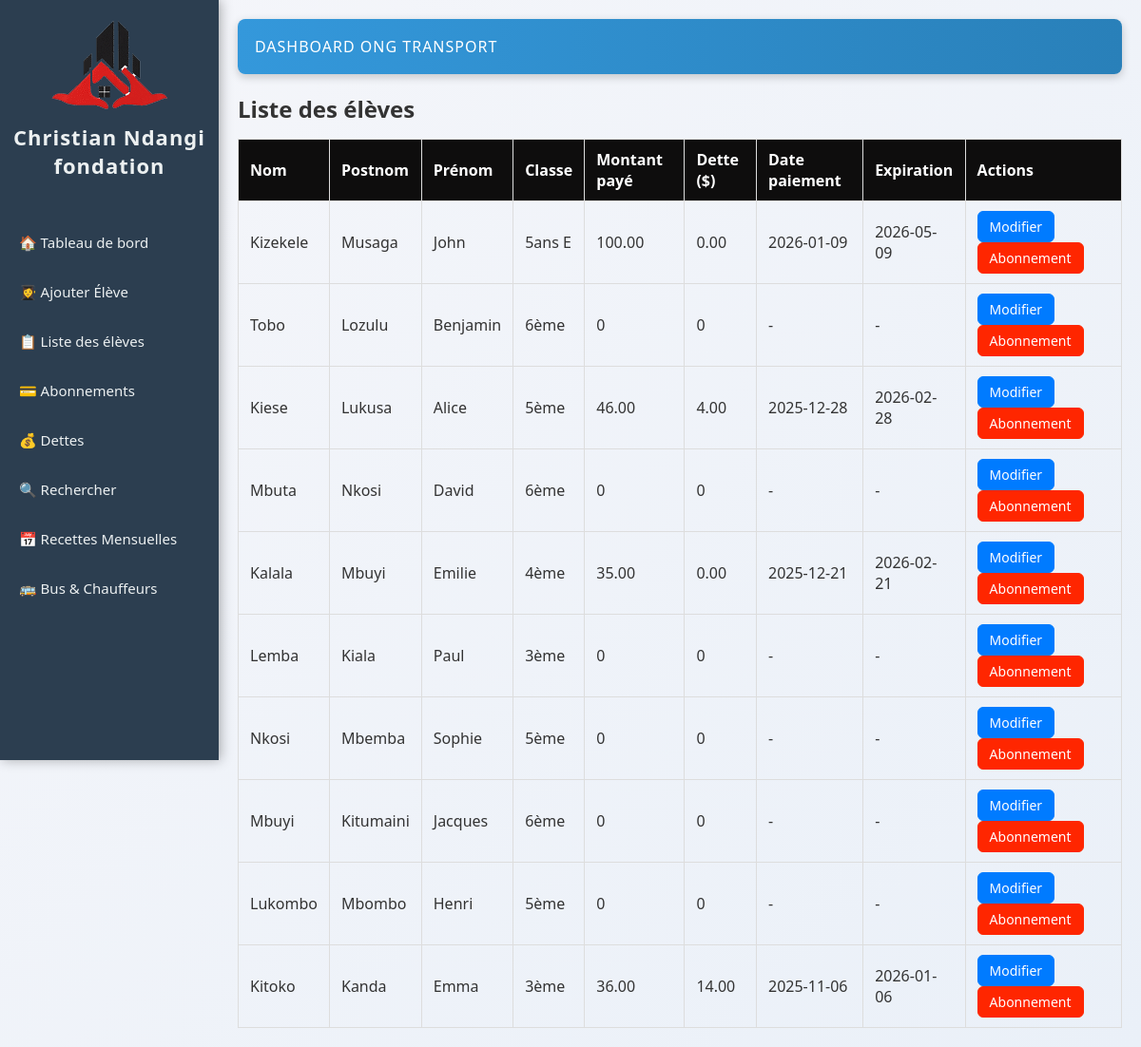
Page /.history/index_20251113113057.php on the earlier database version.
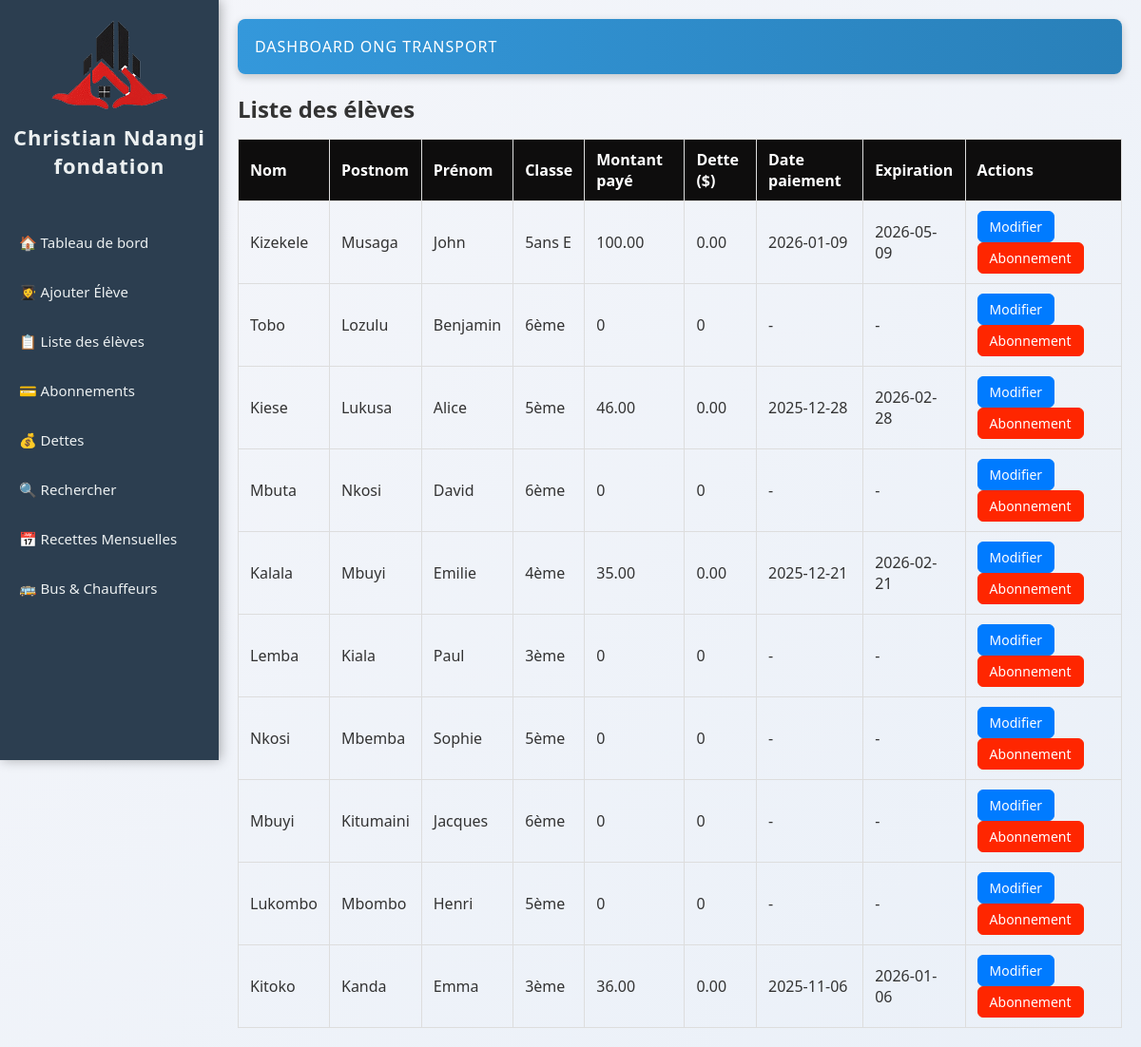
Same page on the later database version.
### tables this page shows
CREATE TABLE `abonnements` (
  `id` int(11) NOT NULL AUTO_INCREMENT,
  `eleve_id` int(11) NOT NULL,
  `montant` decimal(10,2) NOT NULL,
  `date_paiement` date NOT NULL,
  `date_expiration` date NOT NULL,
  `dette` decimal(10,2) DEFAULT 0.00,
  PRIMARY KEY (`id`),
  KEY `eleve_id` (`eleve_id`),
  CONSTRAINT `abonnements_ibfk_1` FOREIGN KEY (`eleve_id`) REFERENCES `eleves` (`id`) ON DELETE CASCADE
);

CREATE TABLE `eleves` (
  `id` int(11) NOT NULL AUTO_INCREMENT,
  `nom` varchar(50) NOT NULL,
  `postnom` varchar(50) DEFAULT NULL,
  `prenom` varchar(50) NOT NULL,
  `avenue` varchar(100) DEFAULT NULL,
  `quartier` enum('Salongo','Gombele','Madrendele') DEFAULT NULL,
  `commune` enum('Lemba','Matete','Ngaba') DEFAULT NULL,
  `ecole` varchar(100) DEFAULT NULL,
  `cycle` enum('Maternelle','Primaire','Secondaire','Humanité') DEFAULT NULL,
  `classe` varchar(50) DEFAULT NULL,
  `age` int(11) DEFAULT NULL,
  `sexe` enum('M','F') DEFAULT NULL,
  `point_arret` enum('Kamutsha','Kilidja','Garage','Igota Nzambi','Musudja','Station Salongo','Route ByPass','Route Biangana') DEFAULT NULL,
  `parent_nom` varchar(100) DEFAULT NULL,
  `parent_tel` varchar(10) DEFAULT NULL,
  `date_ajout` datetime DEFAULT current_timestamp(),
  PRIMARY KEY (`id`)
);

### .history/index_20251113113057.php (the view, shortened to what this page needs)
<?php
require 'db/database.php';
$stmt = $pdo->query("
    SELECT e.*,
           a.montant, a.date_paiement, a.date_expiration, a.dette
    FROM eleves e
    LEFT JOIN abonnements a ON e.id = a.eleve_id
    ORDER BY e.date_ajout DESC
");
$eleves = $stmt->fetchAll(PDO::FETCH_ASSOC);
?>
<!DOCTYPE html>
<html lang="fr">
<head>
    <link rel="stylesheet" href="css/style.css">
</head>
<body>
    <?php include 'sidebar.php'; ?>
    <div class="main-content">
        <header>Dashboard ONG Transport</header>
        <h2>Liste des élèves</h2>
        <table>
            <tr>
                <th>Nom</th>
                <th>Postnom</th>
                <th>Prénom</th>
                <th>Classe</th>
                <th>Montant payé</th>
                <th>Dette ($)</th>
                <th>Date paiement</th>
                <th>Expiration</th>
                <th>Actions</th>
            </tr>
            <?php if (!empty($eleves)): ?>
                <?php foreach($eleves as $e): ?>
                <tr>
                    <td><?= htmlspecialchars($e['nom']) ?></td>
                    <td><?= htmlspecialchars($e['postnom']) ?></td>
                    <td><?= htmlspecialchars($e['prenom']) ?></td>
                    <td><?= htmlspecialchars($e['classe']) ?></td>
                    <td><?= $e['montant'] ?? 0 ?></td>
                    <td><?= $e['dette'] ?? 0 ?></td>
                    <td><?= $e['date_paiement'] ?? '-' ?></td>
                    <td><?= $e['date_expiration'] ?? '-' ?></td>
                    <td>
                        <a class="btn bleu" href="ajouter_eleve.php?id=<?= $e['id'] ?>">Modifier</a>
                        <a class="btn rouge" href="gerer_abonnement.php?eleve_id=<?= $e['id'] ?>">Abonnement</a>
                    </td>
                </tr>
                <?php endforeach; ?>
            <?php else: ?>
                <tr><td colspan="8">Aucun élève trouvé.</td></tr>
            <?php endif; ?>
        </table>
    </div>
</body>
</html>

Differences in the rows shown:
changed abonnements "Kiese": dette "4.00" → "0.00"
changed abonnements "Kitoko": dette "14.00" → "0.00"
